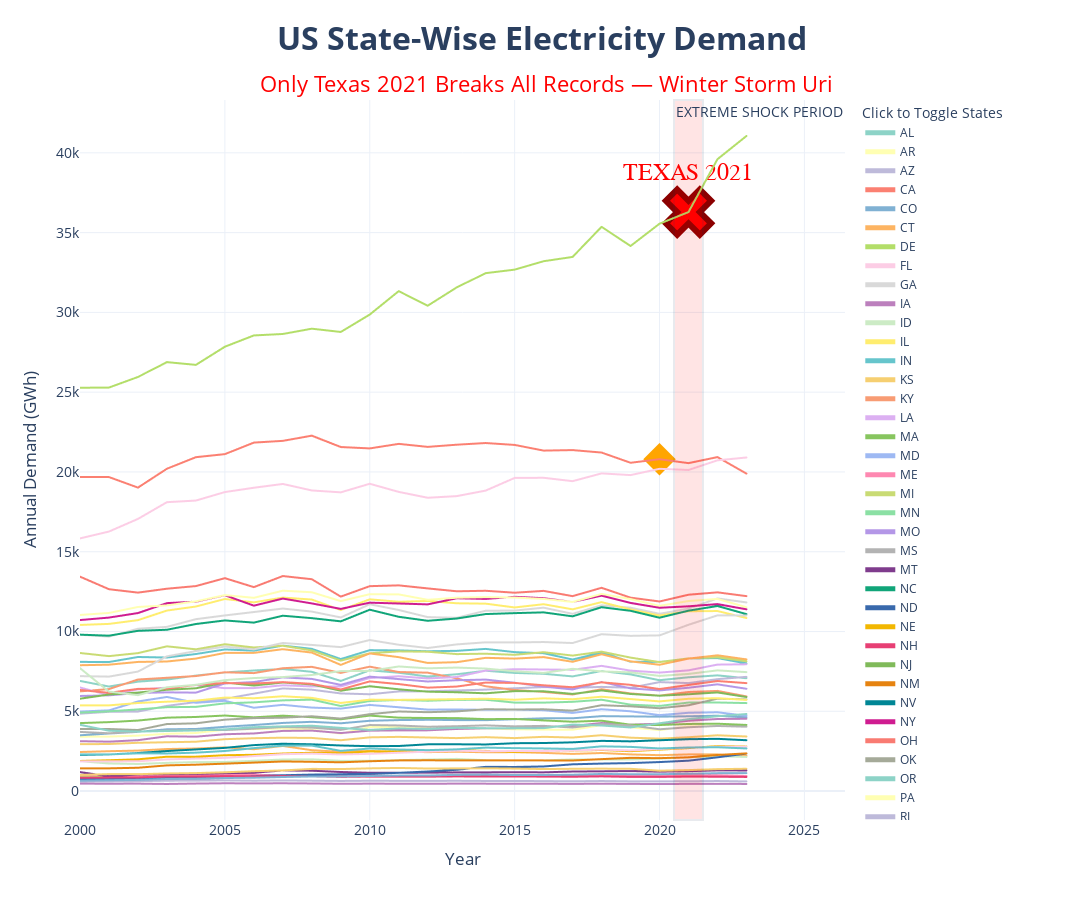

The cell this chart's notebook holds for it:
### Markdown cell above
# US State-Wise Electricity Demand

### Code cell
# GOD-TIER INTERACTIVE PLOTLY VERSION — ALL 50 STATES LABELED 
import plotly.express as px
#data
yearly_state = Consumption_df.groupby(['State', 'Year'])['Total_Demand_GWh'].mean().reset_index()

#interactive line chart
fig = px.line(yearly_state, 
              x='Year', 
              y='Total_Demand_GWh', 
              color='State',
              title="<b>US State-Wise Electricity Demand </b><br>"
                    "<span style='font-size:22px; color:red;'>Only Texas 2021 Breaks All Records — Winter Storm Uri</span>",
              labels={'Total_Demand_GWh': 'Annual Demand (GWh)', 'Year': 'Year'},
              hover_name='State',
              color_discrete_sequence=px.colors.qualitative.Set3 + px.colors.qualitative.Pastel + px.colors.qualitative.Bold)

#Texas 2021 with massive red marker + annotation
tx_2021 = yearly_state[(yearly_state['State'] == 'TX') & (yearly_state['Year'] == 2021)]
fig.add_scatter(x=tx_2021['Year'], y=tx_2021['Total_Demand_GWh'],
                mode='markers+text',
                marker=dict(size=40, color='red', symbol='x', line=dict(width=6, color='darkred')),
                text=['TEXAS 2021'],
                textposition="top center",
                textfont=dict(size=24, color="red", family="Arial Black"),
                name='Texas 2021 — Winter Storm Uri',
                showlegend=True)

#California 2020
ca_2020 = yearly_state[(yearly_state['State'] == 'CA') & (yearly_state['Year'] == 2020)]
fig.add_scatter(x=ca_2020['Year'], y=ca_2020['Total_Demand_GWh'],
                mode='markers',
                marker=dict(size=25, color='orange', symbol='diamond'),
                name='California 2020 — Heatwave',
                showlegend=True)

# Red shaded region for extreme years
fig.add_vrect(x0=2020.5, x1=2021.5, fillcolor="red", opacity=0.1, 
              annotation_text="EXTREME SHOCK PERIOD", annotation_position="top left")


fig.update_layout(
    height=900,
    width=1400,
    title_x=0.5,
    title_font_size=32,
    font_size=14,
    legend_title="Click to Toggle States",
    legend=dict(itemsizing='constant', font=dict(size=12)),
    hovermode='x unified',
    template='plotly_white'
)


fig.show()
